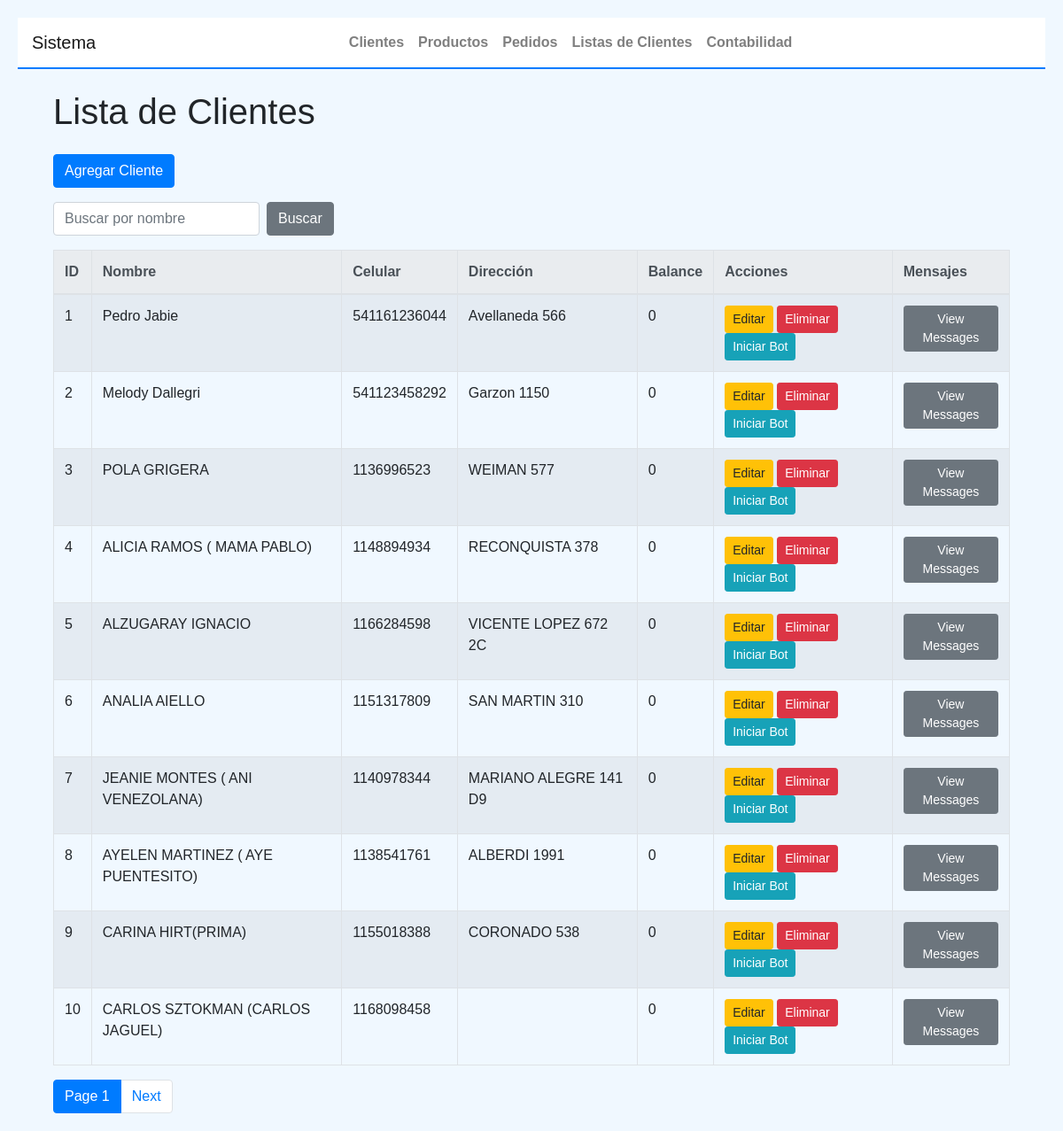
The page / on the database its author committed.
### tables this page shows
CREATE TABLE clientes (
    id INTEGER PRIMARY KEY AUTOINCREMENT,
    nombre_completo TEXT NOT NULL,
    celular TEXT NOT NULL,
    direccion TEXT NOT NULL,
    estado_conversacion TEXT,
    producto_seleccionado TEXT
);

### app2.py (the view)
@app.route('/', methods=['GET'])
@handle_db_error
def index():
    search_query = request.args.get('search', '')  # Get the search query from the URL
    page = int(request.args.get('page', 1))  # Get the current page, default to 1
    per_page = 10  # Set the number of clients to display per page
    if search_query:
        clientes = Cliente.search_by_name(search_query)
    else:
        clientes = Cliente.get_all()
    total_clients = len(clientes)
    start = (page - 1) * per_page
    end = start + per_page
    paginated_clients = clientes[start:end]
    client_data = []
    for client in paginated_clients:
        balance = client.get_balance()
        client_data.append({
            'client': client,
            'balance': balance
        })
    form = EmptyForm()
    return render_template(
        'index.html',
        clients=client_data,
        search_query=search_query,
        page=page,
        per_page=per_page,
        total_clients=total_clients,
        form=form
    )

### app2.py
class EmptyForm(FlaskForm):
    pass

### app2.py (called while the page is built)
@app.teardown_appcontext
def close_db_connection(exception):
    db = g.pop('db', None)
    if db is not None:
        db.close()

def handle_db_error(func):
    @functools.wraps(func)
    def wrapper(*args, **kwargs):
        try:
            return func(*args, **kwargs)
        except sqlite3.Error as e:
            print(f"Database error: {e}")
            return abort(500, description="Internal Server Error")
    return wrapper

### objetos2.py (called while the page is built)
    @staticmethod
    def get_db_connection():
        try:
            conn = sqlite3.connect(DATABASE)
            conn.row_factory = sqlite3.Row
            return conn
        except sqlite3.Error as e:
            print(f"Error connecting to the database: {e}")
            raise

    @staticmethod
    def close_connection(conn):
        if conn:
            try:
                conn.close()
            except sqlite3.Error as e:
                print(f"Error closing the database connection: {e}")

    @staticmethod
    def get_all():
        conn = Cliente.get_db_connection()
        try:
            clientes = conn.execute('SELECT * FROM clientes').fetchall()
            return [Cliente(cliente['nombre_completo'], cliente['celular'], cliente['direccion'], cliente['id'],
                            cliente['estado_conversacion'], cliente['producto_seleccionado']) for cliente in clientes]
        except sqlite3.Error as e:
            print(f"Error retrieving all clientes: {e}")
        finally:
            Cliente.close_connection(conn)
        return []

    def get_balance(self):
        transactions = Transaction.get_by_client_id(self.id)
        balance = sum([t.amount for t in transactions])  # Sum the 'amount' field in all transactions
        return balance

    @staticmethod
    def get_by_client_id(client_id):
        conn = Transaction.get_db_connection()
        try:
            transactions = conn.execute('SELECT * FROM transactions WHERE client_id = ?', (client_id,)).fetchall()
            return transactions
        except sqlite3.Error as e:
            print(f"Error retrieving transactions: {e}")
        finally:
            Transaction.close_connection(conn)
        return []

### templates/index.html (shortened to what this page needs)
{% extends "base.html" %}
{% block content %}
<div class="container mt-4">
    <h1 class="mb-4">Lista de Clientes</h1>
    <a href="{{ url_for('nuevo_cliente') }}" class="btn btn-primary mb-3">Agregar Cliente</a>
    <form method="GET" action="{{ url_for('index') }}" class="form-inline mb-3">
        <input type="text" name="search" placeholder="Buscar por nombre" value="{{ search_query }}" class="form-control mr-2">
        <button type="submit" class="btn btn-secondary">Buscar</button>
    </form>
    <div class="table-responsive">
        <table class="table table-bordered table-striped">
            <thead class="thead-light">
                <tr>
                    <th>ID</th>
                    <th>Nombre</th>
                    <th>Celular</th>
                    <th>Dirección</th>
                    <th>Balance</th>
                    <th>Acciones</th>
                    <th>Mensajes</th>
                </tr>
            </thead>
            <tbody>
                {% for cliente_info in clients %}
                <tr>
                    <td>{{ cliente_info.client.id }}</td>
                    <td>{{ cliente_info.client.nombre_completo }}</td>
                    <td>{{ cliente_info.client.celular }}</td>
                    <td>{{ cliente_info.client.direccion }}</td>
                    <td>{{ cliente_info.balance }}</td>
                    <td>
                        <a href="{{ url_for('editar_cliente', id=cliente_info.client.id) }}" class="btn btn-warning btn-sm">Editar</a>
                        <form action="{{ url_for('eliminar_cliente', id=cliente_info.client.id) }}" method="POST" style="display:inline;">
                            <button type="submit" class="btn btn-danger btn-sm">Eliminar</button>
                        </form>
                        <form action="{{ url_for('iniciar_conversacion', id=cliente_info.client.id) }}" method="POST" style="display:inline;">
                            <button type="submit" class="btn btn-info btn-sm">Iniciar Bot</button>
                        </form>
                    </td>
                    <td>
                        <a href="{{ url_for('client_messages', whatsapp_id=cliente_info.client.celular) }}" class="btn btn-secondary btn-sm">View Messages</a>
                    </td>
                </tr>
                {% endfor %}
            </tbody>
        </table>
    </div>
    <nav aria-label="Client Pagination">
        <ul class="pagination">
            <li class="page-item active">
                <a class="page-link">Page {{ page }}</a>
            </li>
            {% if total_clients > page * per_page %}
            <li class="page-item">
                <a class="page-link" href="{{ url_for('index', search=search_query, page=page+1) }}">Next</a>
            </li>
            {% endif %}
        </ul>
    </nav>
</div>
{% endblock %}

### templates/base.html (style rules this page uses)
body { font-family: Arial, sans-serif; margin: 20px; background-color: #f0f8ff; }

### rows shown on the page
clientes: client.id "1", client.nombre_completo "Pedro Jabie", client.celular "541161236044", client.direccion "Avellaneda 566"
clientes: client.id "2", client.nombre_completo "Melody Dallegri", client.celular "541123458292", client.direccion "Garzon 1150"
clientes: client.id "3", client.nombre_completo "POLA GRIGERA", client.celular "1136996523", client.direccion "WEIMAN 577"
clientes: client.id "4", client.nombre_completo "ALICIA RAMOS ( MAMA PABLO)", client.celular "1148894934", client.direccion "RECONQUISTA 378"
clientes: client.id "5", client.nombre_completo "ALZUGARAY IGNACIO", client.celular "1166284598", client.direccion "VICENTE LOPEZ 672 2C"
clientes: client.id "6", client.nombre_completo "ANALIA AIELLO", client.celular "1151317809", client.direccion "SAN MARTIN 310"
clientes: client.id "7", client.nombre_completo "JEANIE MONTES ( ANI VENEZOLANA)", client.celular "1140978344", client.direccion "MARIANO ALEGRE 141 D9"
clientes: client.id "8", client.nombre_completo "AYELEN MARTINEZ ( AYE PUENTESITO)", client.celular "1138541761", client.direccion "ALBERDI 1991"
clientes: client.id "9", client.nombre_completo "CARINA HIRT(PRIMA)", client.celular "1155018388", client.direccion "CORONADO 538"
clientes: client.id "10", client.nombre_completo "CARLOS SZTOKMAN (CARLOS JAGUEL)", client.celular "1168098458"

### other values the page prints
{{ cliente_info.balance }} "0" "0" "0" "0" "0" "0" "0" "0" "0" "0"
{{ page }} "1"
